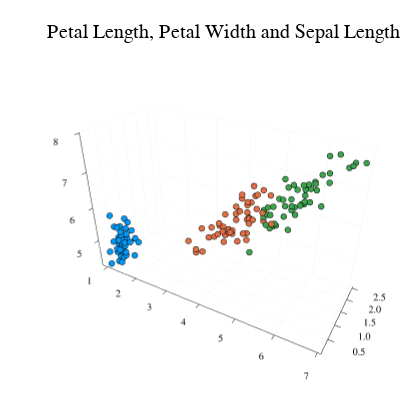

Notebook cell for this chart:
### Markdown cell above
There are 4 Features: they would be represented by points in $\mathbb{R}^4$.

To draw these we will have to look at sets of either 2 or 3 features!

### Code cell
plotlyjs()

p1 = @df iris scatter3d( :PetalLength, :PetalWidth, :SepalLength,
    group = :Species, label=:none, ms = 1, size=(420,420),
    title = "Petal Length, Petal Width and Sepal Length" )

### Figure 1 — Plotly figure (JSON) as saved in the notebook; plotly's stock layout.template omitted (floating-point values rounded to 4 significant figures)
{"data": [{"colorbar": {"len": 0.9085, "title": {"text": ""}, "x": 0.9906, "y": 0.4901}, "legendgroup": "", "marker": {"color": "rgba(0, 154, 250, 1.000)", "line": {"color": "rgba(0, 0, 0, 1)", "width": 1}, "size": 2, "symbol": "circle"}, "mode": "markers", "name": "", "scene": "scene", "showlegend": false, "type": "scatter3d", "x": [1.4, 1.4, 1.3, 1.5, 1.4, 1.7, 1.4, 1.5, 1.4, 1.5, 1.5, 1.6, 1.4, 1.1, 1.2, 1.5, 1.3, 1.4, 1.7, 1.5, 1.7, 1.5, 1, 1.7, 1.9, 1.6, 1.6, 1.5, 1.4, 1.6, 1.6, 1.5, 1.5, 1.4, 1.5, 1.2, 1.3, 1.4, 1.3, 1.5, 1.3, 1.3, 1.3, 1.6, 1.9, 1.4, 1.6, 1.4, 1.5, 1.4], "xaxis": "x", "y": [0.2, 0.2, 0.2, 0.2, 0.2, 0.4, 0.3, 0.2, 0.2, 0.1, 0.2, 0.2, 0.1, 0.1, 0.2, 0.4, 0.4, 0.3, 0.3, 0.3, 0.2, 0.4, 0.2, 0.5, 0.2, 0.2, 0.4, 0.2, 0.2, 0.2, 0.2, 0.4, 0.1, 0.2, 0.2, 0.2, 0.2, 0.1, 0.2, 0.2, 0.3, 0.3, 0.2, 0.6, 0.4, 0.3, 0.2, 0.2, 0.2, 0.2], "yaxis": "y", "z": [5.1, 4.9, 4.7, 4.6, 5, 5.4, 4.6, 5, 4.4, 4.9, 5.4, 4.8, 4.8, 4.3, 5.8, 5.7, 5.4, 5.1, 5.7, 5.1, 5.4, 5.1, 4.6, 5.1, 4.8, 5, 5, 5.2, 5.2, 4.7, 4.8, 5.4, 5.2, 5.5, 4.9, 5, 5.5, 4.9, 4.4, 5.1, 5, 4.5, 4.4, 5, 5.1, 4.8, 5.1, 4.6, 5.3, 5], "zaxis": "z"}, {"colorbar": {"len": 0.9085, "title": {"text": ""}, "x": 0.9906, "y": 0.4901}, "legendgroup": "", "marker": {"color": "rgba(227, 111, 71, 1.000)", "line": {"color": "rgba(0, 0, 0, 1)", "width": 1}, "size": 2, "symbol": "circle"}, "mode": "markers", "name": "", "scene": "scene", "showlegend": false, "type": "scatter3d", "x": [4.7, 4.5, 4.9, 4, 4.6, 4.5, 4.7, 3.3, 4.6, 3.9, 3.5, 4.2, 4, 4.7, 3.6, 4.4, 4.5, 4.1, 4.5, 3.9, 4.8, 4, 4.9, 4.7, 4.3, 4.4, 4.8, 5, 4.5, 3.5, 3.8, 3.7, 3.9, 5.1, 4.5, 4.5, 4.7, 4.4, 4.1, 4, 4.4, 4.6, 4, 3.3, 4.2, 4.2, 4.2, 4.3, 3, 4.1], "xaxis": "x", "y": [1.4, 1.5, 1.5, 1.3, 1.5, 1.3, 1.6, 1, 1.3, 1.4, 1, 1.5, 1, 1.4, 1.3, 1.4, 1.5, 1, 1.5, 1.1, 1.8, 1.3, 1.5, 1.2, 1.3, 1.4, 1.4, 1.7, 1.5, 1, 1.1, 1, 1.2, 1.6, 1.5, 1.6, 1.5, 1.3, 1.3, 1.3, 1.2, 1.4, 1.2, 1, 1.3, 1.2, 1.3, 1.3, 1.1, 1.3], "yaxis": "y", "z": [7, 6.4, 6.9, 5.5, 6.5, 5.7, 6.3, 4.9, 6.6, 5.2, 5, 5.9, 6, 6.1, 5.6, 6.7, 5.6, 5.8, 6.2, 5.6, 5.9, 6.1, 6.3, 6.1, 6.4, 6.6, 6.8, 6.7, 6, 5.7, 5.5, 5.5, 5.8, 6, 5.4, 6, 6.7, 6.3, 5.6, 5.5, 5.5, 6.1, 5.8, 5, 5.6, 5.7, 5.7, 6.2, 5.1, 5.7], "zaxis": "z"}, {"colorbar": {"len": 0.9085, "title": {"text": ""}, "x": 0.9906, "y": 0.4901}, "legendgroup": "", "marker": {"color": "rgba(62, 164, 78, 1.000)", "line": {"color": "rgba(0, 0, 0, 1)", "width": 1}, "size": 2, "symbol": "circle"}, "mode": "markers", "name": "", "scene": "scene", "showlegend": false, "type": "scatter3d", "x": [6, 5.1, 5.9, 5.6, 5.8, 6.6, 4.5, 6.3, 5.8, 6.1, 5.1, 5.3, 5.5, 5, 5.1, 5.3, 5.5, 6.7, 6.9, 5, 5.7, 4.9, 6.7, 4.9, 5.7, 6, 4.8, 4.9, 5.6, 5.8, 6.1, 6.4, 5.6, 5.1, 5.6, 6.1, 5.6, 5.5, 4.8, 5.4, 5.6, 5.1, 5.1, 5.9, 5.7, 5.2, 5, 5.2, 5.4, 5.1], "xaxis": "x", "y": [2.5, 1.9, 2.1, 1.8, 2.2, 2.1, 1.7, 1.8, 1.8, 2.5, 2, 1.9, 2.1, 2, 2.4, 2.3, 1.8, 2.2, 2.3, 1.5, 2.3, 2, 2, 1.8, 2.1, 1.8, 1.8, 1.8, 2.1, 1.6, 1.9, 2, 2.2, 1.5, 1.4, 2.3, 2.4, 1.8, 1.8, 2.1, 2.4, 2.3, 1.9, 2.3, 2.5, 2.3, 1.9, 2, 2.3, 1.8], "yaxis": "y", "z": [6.3, 5.8, 7.1, 6.3, 6.5, 7.6, 4.9, 7.3, 6.7, 7.2, 6.5, 6.4, 6.8, 5.7, 5.8, 6.4, 6.5, 7.7, 7.7, 6, 6.9, 5.6, 7.7, 6.3, 6.7, 7.2, 6.2, 6.1, 6.4, 7.2, 7.4, 7.9, 6.4, 6.3, 6.1, 7.7, 6.3, 6.4, 6, 6.9, 6.7, 6.9, 5.8, 6.8, 6.7, 6.7, 6.3, 6.5, 6.2, 5.9], "zaxis": "z"}], "layout": {"annotations": [{"font": {"color": "rgba(0, 0, 0, 1)", "family": "sans-serif", "size": 20}, "rotation": 0, "showarrow": false, "text": "Petal Length, Petal Width and Sepal Length", "x": 0.5317, "xanchor": "center", "xref": "paper", "y": 1, "yanchor": "top", "yref": "paper"}], "height": 420, "legend": {"bgcolor": "rgba(255, 255, 255, 1.000)", "bordercolor": "rgba(0, 0, 0, 1)", "borderwidth": 1, "font": {"color": "rgba(0, 0, 0, 1)", "family": "sans-serif", "size": 11}, "title": {"font": {"color": "rgba(0, 0, 0, 1)", "family": "sans-serif", "size": 15}, "text": ""}, "tracegroupgap": 0, "traceorder": "normal", "x": 1, "xanchor": "auto", "y": 1, "yanchor": "auto"}, "margin": {"b": 20, "l": 0, "r": 0, "t": 20}, "paper_bgcolor": "rgba(255, 255, 255, 1.000)", "plot_bgcolor": "rgba(255, 255, 255, 1.000)", "scene": {"aspectmode": "auto", "aspectratio": {"x": 1.591, "y": 0.6473, "z": 0.9709}, "camera": {"eye": {"x": 1.126, "y": -1.95, "z": 1.3}, "projection": "orthographic"}, "domain": {"x": [0.07287, 0.9906], "y": [0.03583, 0.9443]}, "xaxis": {"gridcolor": "rgba(0, 0, 0, 0.1)", "gridwidth": 0.5, "linecolor": "rgba(0, 0, 0, 1)", "mirror": false, "range": [0.823, 7.077], "showgrid": true, "showline": true, "showticklabels": true, "tickangle": 0, "tickcolor": "rgb(0, 0, 0)", "tickfont": {"color": "rgba(0, 0, 0, 1)", "family": "sans-serif", "size": 11}, "tickmode": "array", "ticks": "inside", "ticktext": ["1", "2", "3", "4", "5", "6", "7"], "tickvals": [1, 2, 3, 4, 5, 6, 7], "title": {"font": {"color": "rgba(0, 0, 0, 1)", "family": "sans-serif", "size": 15}, "text": ""}, "type": "linear", "visible": true, "zeroline": false, "zerolinecolor": "rgba(0, 0, 0, 1)"}, "yaxis": {"gridcolor": "rgba(0, 0, 0, 0.1)", "gridwidth": 0.5, "linecolor": "rgba(0, 0, 0, 1)", "mirror": false, "range": [0.028, 2.572], "showgrid": true, "showline": true, "showticklabels": true, "tickangle": 0, "tickcolor": "rgb(0, 0, 0)", "tickfont": {"color": "rgba(0, 0, 0, 1)", "family": "sans-serif", "size": 11}, "tickmode": "array", "ticks": "inside", "ticktext": ["0.5", "1.0", "1.5", "2.0", "2.5"], "tickvals": [0.5, 1, 1.5, 2, 2.5], "title": {"font": {"color": "rgba(0, 0, 0, 1)", "family": "sans-serif", "size": 15}, "text": ""}, "type": "linear", "visible": true, "zeroline": false, "zerolinecolor": "rgba(0, 0, 0, 1)"}, "zaxis": {"gridcolor": "rgba(0, 0, 0, 0.1)", "gridwidth": 0.5, "linecolor": "rgba(0, 0, 0, 1)", "mirror": false, "range": [4.192, 8.008], "showgrid": true, "showline": true, "showticklabels": true, "tickangle": 0, "tickcolor": "rgb(0, 0, 0)", "tickfont": {"color": "rgba(0, 0, 0, 1)", "family": "sans-serif", "size": 11}, "tickmode": "array", "ticks": "inside", "ticktext": ["5", "6", "7", "8"], "tickvals": [5, 6, 7, 8], "title": {"font": {"color": "rgba(0, 0, 0, 1)", "family": "sans-serif", "size": 15}, "text": ""}, "type": "linear", "visible": true, "zeroline": false, "zerolinecolor": "rgba(0, 0, 0, 1)"}}, "showlegend": true, "width": 420}}
